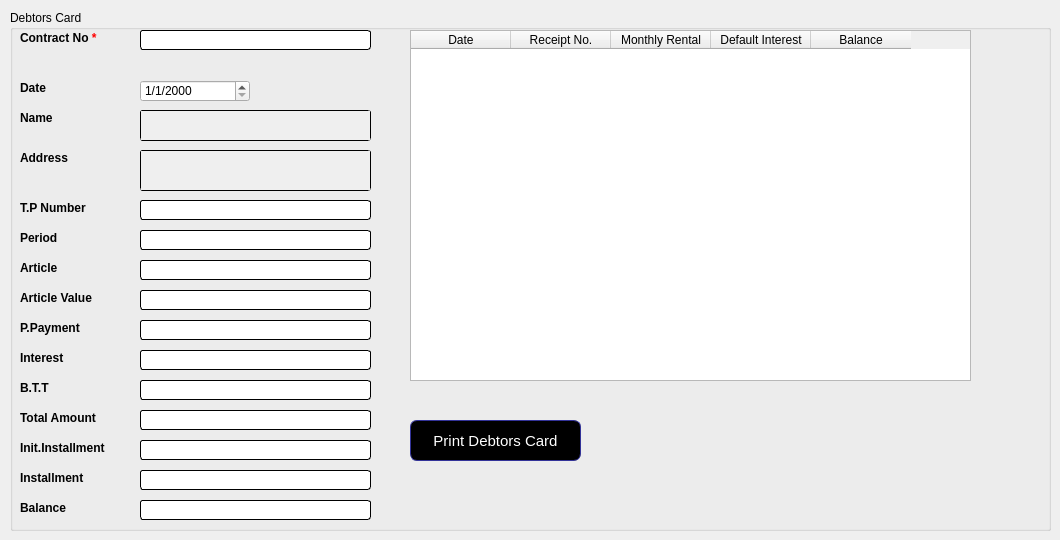
      <widget class="QWidget" name="tab_3">
       <attribute name="title">
        <string>Debtors Card</string>
       </attribute>
       <widget class="QGroupBox" name="groupBox_12">
        <property name="geometry">
         <rect>
          <x>10</x>
          <y>10</y>
          <width>1041</width>
          <height>521</height>
         </rect>
        </property>
        <property name="styleSheet">
         <string notr="true">QLabel {
font-weight: bold;
font-size: 12px;
}
QLineEdit,QListWidget,QPlainTextEdit {	
       border: 1px solid rgb(0, 0, 0);	 	      
       border-radius: 3px;	 	       
 	

       selection-background-color: rgb(253, 216, 134);	 	       selection-background-color: rgb(253, 216, 134);	

       font-size: 12px;	 	       font-size: 12px;	
}</string>
        </property>
        <property name="title">
         <string>Debtors Card</string>
        </property>
        <widget class="QLabel" name="label_43">
         <property name="geometry">
          <rect>
           <x>10</x>
           <y>70</y>
           <width>81</width>
           <height>16</height>
          </rect>
         </property>
         <property name="text">
          <string>Date</string>
         </property>
        </widget>
        <widget class="QLabel" name="label_44">
         <property name="geometry">
          <rect>
           <x>10</x>
           <y>100</y>
           <width>81</width>
           <height>16</height>
          </rect>
         </property>
         <property name="text">
          <string>Name</string>
         </property>
        </widget>
        <widget class="QLineEdit" name="lineEdit_36">
         <property name="enabled">
          <bool>false</bool>
         </property>
         <property name="geometry">
          <rect>
           <x>130</x>
           <y>220</y>
           <width>231</width>
           <height>20</height>
          </rect>
         </property>
         <property name="text">
          <string/>
         </property>
        </widget>
        <widget class="QLabel" name="label_45">
         <property name="geometry">
          <rect>
           <x>10</x>
           <y>190</y>
           <width>81</width>
           <height>16</height>
          </rect>
         </property>
         <property name="text">
          <string>T.P Number</string>
         </property>
        </widget>
        <widget class="QLabel" name="label_46">
         <property name="geometry">
          <rect>
           <x>10</x>
           <y>140</y>
           <width>81</width>
           <height>16</height>
          </rect>
         </property>
         <property name="text">
          <string>Address</string>
         </property>
        </widget>
        <widget class="QLineEdit" name="lineEdit_40">
         <property name="enabled">
          <bool>false</bool>
         </property>
         <property name="geometry">
          <rect>
           <x>130</x>
           <y>190</y>
           <width>231</width>
           <height>20</height>
          </rect>
         </property>
         <property name="text">
          <string/>
         </property>
        </widget>
        <widget class="QLabel" name="label_47">
         <property name="geometry">
          <rect>
           <x>10</x>
           <y>280</y>
           <width>81</width>
           <height>16</height>
          </rect>
         </property>
         <property name="text">
          <string>Article Value</string>
         </property>
        </widget>
        <widget class="QLineEdit" name="lineEdit_41">
         <property name="enabled">
          <bool>false</bool>
         </property>
         <property name="geometry">
          <rect>
           <x>130</x>
           <y>280</y>
           <width>231</width>
           <height>20</height>
          </rect>
         </property>
         <property name="text">
          <string/>
         </property>
        </widget>
        <widget class="QLabel" name="label_48">
         <property name="geometry">
          <rect>
           <x>10</x>
           <y>250</y>
           <width>81</width>
           <height>16</height>
          </rect>
         </property>
         <property name="text">
          <string>Article</string>
         </property>
        </widget>
        <widget class="QLineEdit" name="lineEdit_42">
         <property name="geometry">
          <rect>
           <x>130</x>
           <y>250</y>
           <width>231</width>
           <height>20</height>
          </rect>
         </property>
         <property name="text">
          <string/>
         </property>
        </widget>
        <widget class="QLabel" name="label_50">
         <property name="geometry">
          <rect>
           <x>10</x>
           <y>220</y>
           <width>81</width>
           <height>16</height>
          </rect>
         </property>
         <property name="text">
          <string>Period</string>
         </property>
        </widget>
        <widget class="QLineEdit" name="lineEdit_43">
         <property name="geometry">
          <rect>
           <x>130</x>
           <y>20</y>
           <width>231</width>
           <height>20</height>
          </rect>
         </property>
         <property name="text">
          <string/>
         </property>
        </widget>
        <widget class="QLabel" name="label_51">
         <property name="geometry">
          <rect>
           <x>10</x>
           <y>20</y>
           <width>91</width>
           <height>16</height>
          </rect>
         </property>
         <property name="text">
          <string>Contract No &lt;span style=&quot;color: red&quot;&gt;*&lt;/span&gt;</string>
         </property>
        </widget>
        <widget class="QPlainTextEdit" name="plainTextEdit_11">
         <property name="enabled">
          <bool>false</bool>
         </property>
         <property name="geometry">
          <rect>
           <x>130</x>
           <y>140</y>
           <width>231</width>
           <height>41</height>
          </rect>
         </property>
        </widget>
        <widget class="QLineEdit" name="lineEdit_44">
         <property name="enabled">
          <bool>false</bool>
         </property>
         <property name="geometry">
          <rect>
           <x>130</x>
           <y>310</y>
           <width>231</width>
           <height>20</height>
          </rect>
         </property>
         <property name="text">
          <string/>
         </property>
        </widget>
        <widget class="QLabel" name="label_52">
         <property name="geometry">
          <rect>
           <x>10</x>
           <y>310</y>
           <width>81</width>
           <height>16</height>
          </rect>
         </property>
         <property name="text">
          <string>P.Payment</string>
         </property>
        </widget>
        <widget class="QLineEdit" name="lineEdit_45">
         <property name="enabled">
          <bool>false</bool>
         </property>
         <property name="geometry">
          <rect>
           <x>130</x>
           <y>340</y>
           <width>231</width>
           <height>20</height>
          </rect>
         </property>
         <property name="text">
          <string/>
         </property>
        </widget>
        <widget class="QLabel" name="label_58">
         <property name="geometry">
          <rect>
           <x>10</x>
           <y>400</y>
           <width>91</width>
           <height>16</height>
          </rect>
         </property>
         <property name="text">
          <string>Total Amount</string>
         </property>
        </widget>
        <widget class="QLineEdit" name="lineEdit_46">
         <property name="enabled">
          <bool>false</bool>
         </property>
         <property name="geometry">
          <rect>
           <x>130</x>
           <y>460</y>
           <width>231</width>
           <height>20</height>
          </rect>
         </property>
         <property name="text">
          <string/>
         </property>
        </widget>
        <widget class="QLabel" name="label_59">
         <property name="geometry">
          <rect>
           <x>10</x>
           <y>460</y>
           <width>81</width>
           <height>16</height>
          </rect>
         </property>
         <property name="text">
          <string>Installment</string>
         </property>
        </widget>
        <widget class="QLineEdit" name="lineEdit_47">
         <property name="enabled">
          <bool>false</bool>
         </property>
         <property name="geometry">
          <rect>
           <x>130</x>
           <y>430</y>
           <width>231</width>
           <height>20</height>
          </rect>
         </property>
         <property name="text">
          <string/>
         </property>
        </widget>
        <widget class="QLabel" name="label_60">
         <property name="geometry">
          <rect>
           <x>10</x>
           <y>430</y>
           <width>101</width>
           <height>16</height>
          </rect>
         </property>
         <property name="text">
          <string>Init.Installment</string>
         </property>
        </widget>
        <widget class="QLineEdit" name="lineEdit_48">
         <property name="enabled">
          <bool>false</bool>
         </property>
         <property name="geometry">
          <rect>
           <x>130</x>
           <y>400</y>
           <width>231</width>
           <height>20</height>
          </rect>
         </property>
         <property name="text">
          <string/>
         </property>
        </widget>
        <widget class="QLabel" name="label_61">
         <property name="geometry">
          <rect>
           <x>10</x>
           <y>370</y>
           <width>81</width>
           <height>16</height>
          </rect>
         </property>
         <property name="text">
          <string>B.T.T</string>
         </property>
        </widget>
        <widget class="QLineEdit" name="lineEdit_49">
         <property name="enabled">
          <bool>false</bool>
         </property>
         <property name="geometry">
          <rect>
           <x>130</x>
           <y>370</y>
           <width>231</width>
           <height>20</height>
          </rect>
         </property>
         <property name="text">
          <string/>
         </property>
        </widget>
        <widget class="QLabel" name="label_62">
         <property name="geometry">
          <rect>
           <x>10</x>
           <y>340</y>
           <width>81</width>
           <height>16</height>
          </rect>
         </property>
         <property name="text">
          <string>Interest</string>
         </property>
        </widget>
        <widget class="QLabel" name="label_63">
         <property name="geometry">
          <rect>
           <x>10</x>
           <y>490</y>
           <width>81</width>
           <height>16</height>
          </rect>
         </property>
         <property name="text">
          <string>Balance</string>
         </property>
        </widget>
        <widget class="QLineEdit" name="lineEdit_50">
         <property name="enabled">
          <bool>false</bool>
         </property>
         <property name="geometry">
          <rect>
           <x>130</x>
           <y>490</y>
           <width>231</width>
           <height>20</height>
          </rect>
         </property>
         <property name="text">
          <string/>
         </property>
        </widget>
        <widget class="QTableWidget" name="tableWidget_2">
         <property name="enabled">
          <bool>true</bool>
         </property>
         <property name="geometry">
          <rect>
           <x>400</x>
           <y>20</y>
           <width>561</width>
           <height>351</height>
          </rect>
         </property>
         <column>
          <property name="text">
           <string>Date</string>
          </property>
         </column>
         <column>
          <property name="text">
           <string>Receipt No.</string>
          </property>
         </column>
         <column>
          <property name="text">
           <string>Monthly Rental</string>
          </property>
         </column>
         <column>
          <property name="text">
           <string>Default Interest</string>
          </property>
         </column>
         <column>
          <property name="text">
           <string>Balance</string>
          </property>
         </column>
        </widget>
        <widget class="QPushButton" name="pushButton_10">
         <property name="geometry">
          <rect>
           <x>400</x>
           <y>410</y>
           <width>171</width>
           <height>41</height>
          </rect>
         </property>
         <property name="styleSheet">
          <string notr="true">QPushButton {
color: white;
background-color: QLinearGradient( );
border-width: 1px;
border-color: #339;
border-style: solid;
border-radius: 7;
padding: 3px;
font-size: 15px;
padding-left: 5px;
padding-right: 5px;

}</string>
         </property>
         <property name="text">
          <string>Print Debtors Card</string>
         </property>
        </widget>
        <widget class="QDateEdit" name="dateEdit_20">
         <property name="enabled">
          <bool>true</bool>
         </property>
         <property name="geometry">
          <rect>
           <x>130</x>
           <y>70</y>
           <width>110</width>
           <height>22</height>
          </rect>
         </property>
         <property name="displayFormat">
          <string>d/M/yyyy</string>
         </property>
        </widget>
        <widget class="QLabel" name="label_37">
         <property name="geometry">
          <rect>
           <x>100</x>
           <y>40</y>
           <width>271</width>
           <height>21</height>
          </rect>
         </property>
         <property name="styleSheet">
          <string notr="true">color:red;</string>
         </property>
         <property name="text">
          <string/>
         </property>
        </widget>
        <widget class="QPlainTextEdit" name="plainTextEdit_14">
         <property name="enabled">
          <bool>false</bool>
         </property>
         <property name="geometry">
          <rect>
           <x>130</x>
           <y>100</y>
           <width>231</width>
           <height>31</height>
          </rect>
         </property>
        </widget>
       </widget>
      </widget>
